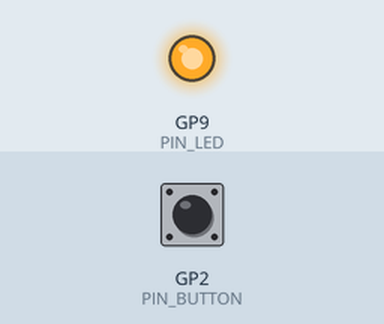
This sketch was run on a simulated Raspberry Pi Pico. Parts: output pins drawn as LEDs (lit = HIGH). The inputs (shaded band) are chosen by the test bench; at power-on: GP2 (PIN_BUTTON) HIGH.

Above: at 1.2 s.
1.3 s: GP2 (PIN_BUTTON) pulled LOW for 0.15 s
At 2.07 s:
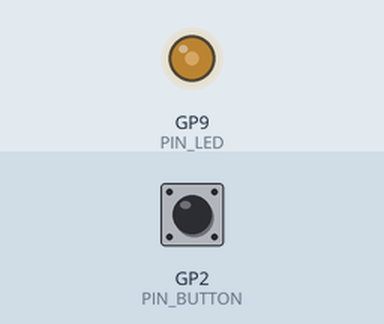
At 2.95 s:
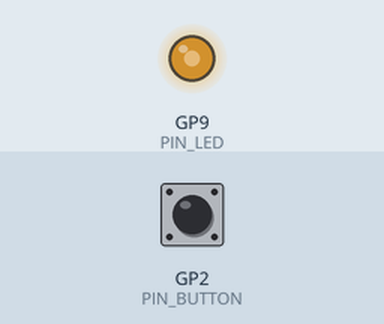
4.3 s: GP2 (PIN_BUTTON) pulled LOW for 1 s
Timing chart, 0 to 7.3 s (numbered marks = the images above; inputs shaded):
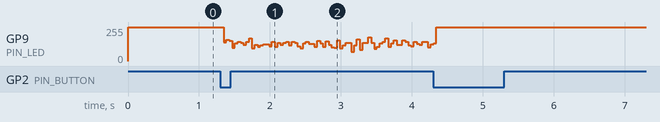

The sketch:

wand_led.ino
```cpp
/**
 * LED synchronization wand — Arduino-compatible (AVR / ESP32 / RP2040 adaptable).
 *
 * Sync idea: a fast-moving bright point is visible in all fixed cameras; temporal
 * offset estimation correlates 1D signals (u,v,brightness) per view. Two modes:
 *   MODE_BRIGHT: steady LED for centroid tracking.
 *   MODE_CODED: pseudo-random on/off pattern (LFSR) for robust cross-correlation.
 *
 * Timing constants below are documented for matching expected camera exposure.
 * Use a current-limited driver (resistor or constant-current) for the LED.
 */

const int PIN_LED = 9;
const int PIN_BUTTON = 2;

// Mode A: full brightness (PWM 255 on 8-bit)
// Mode B: bit period in microseconds (toggle rate ~ 1/(2*TICK_US) Hz per channel)
const unsigned long TICK_US = 500;

enum Mode { MODE_BRIGHT = 0, MODE_CODED = 1 };
volatile Mode g_mode = MODE_BRIGHT;

// 16-bit LFSR for maximal length sequence (poly x^16+x^14+x^13+x^11)
uint16_t lfsr = 0xACE1u;

unsigned long lastTick = 0;
bool ledState = false;
bool lastButton = HIGH;
unsigned long debounceMs = 0;

void setup() {
  pinMode(PIN_LED, OUTPUT);
  pinMode(PIN_BUTTON, INPUT_PULLUP);
  digitalWrite(PIN_LED, LOW);
}

void loop() {
  unsigned long now = micros();

  // Debounced mode toggle
  bool b = digitalRead(PIN_BUTTON);
  if (b == LOW && lastButton == HIGH && (millis() - debounceMs) > 200) {
    g_mode = (g_mode == MODE_BRIGHT) ? MODE_CODED : MODE_BRIGHT;
    debounceMs = millis();
  }
  lastButton = b;

  if (g_mode == MODE_BRIGHT) {
    analogWrite(PIN_LED, 255);
    return;
  }

  // Coded mode: non-blocking bit clock
  if (now - lastTick >= TICK_US) {
    lastTick = now;
    unsigned lsb = lfsr & 1u;
    lfsr >>= 1;
    if (lsb)
      lfsr ^= 0xB400u;
    ledState = (lfsr & 1u) != 0;
    digitalWrite(PIN_LED, ledState ? HIGH : LOW);
  }
}
```
